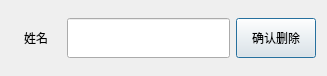
<?xml version="1.0" encoding="UTF-8"?>
<ui version="4.0">
 <class>RemoveDlg</class>
 <widget class="QDialog" name="RemoveDlg">
  <property name="geometry">
   <rect>
    <x>0</x>
    <y>0</y>
    <width>327</width>
    <height>76</height>
   </rect>
  </property>
  <property name="windowTitle">
   <string>Dialog</string>
  </property>
  <layout class="QHBoxLayout" name="horizontalLayout">
   <item>
    <widget class="QLabel" name="label">
     <property name="minimumSize">
      <size>
       <width>50</width>
       <height>0</height>
      </size>
     </property>
     <property name="text">
      <string>姓名</string>
     </property>
     <property name="alignment">
      <set>Qt::AlignCenter</set>
     </property>
    </widget>
   </item>
   <item>
    <widget class="QLineEdit" name="txName">
     <property name="minimumSize">
      <size>
       <width>0</width>
       <height>40</height>
      </size>
     </property>
    </widget>
   </item>
   <item>
    <widget class="QPushButton" name="txDelete">
     <property name="minimumSize">
      <size>
       <width>0</width>
       <height>40</height>
      </size>
     </property>
     <property name="text">
      <string>确认删除</string>
     </property>
    </widget>
   </item>
  </layout>
 </widget>
 <resources/>
 <connections/>
</ui>
